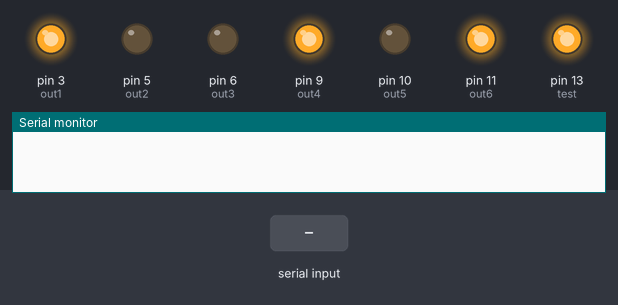
This sketch was run on a simulated Arduino Uno, built with avr-gcc and run on an emulated ATmega328P. On the bench: output pins drawn as LEDs (lit = HIGH), the last lines printed to the serial monitor. Dashed ring = blinking. The inputs (shaded band) are chosen by the test bench.

Above: at 1.2 s.
1.3 s: "B\n" received over Serial
At 1.82 s:
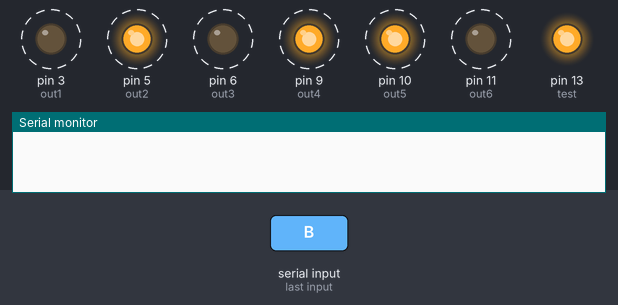
4.3 s: "2\n" received over Serial
At 4.48 s:
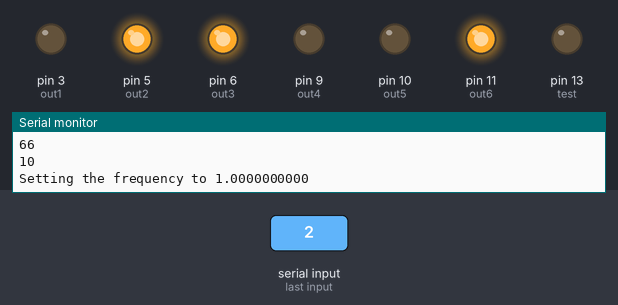
7.3 s: "1\n" received over Serial
At 8.98 s:
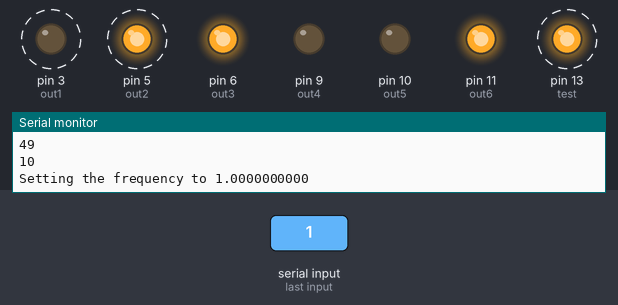
Timing chart, 0 to 16.3 s (numbered marks = the images above; inputs shaded):
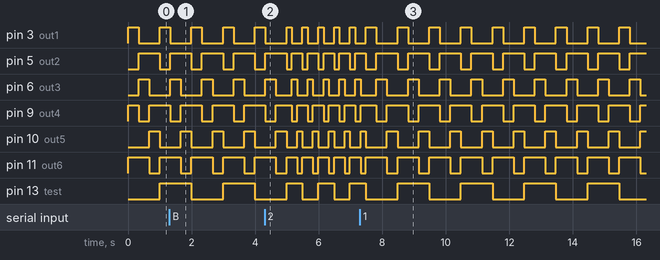

The sketch:

brushless_dc_esc.ino
```cpp
int out1 = 3;
int out2 = 5;
int out3 = 6;
int out4 = 9;
int out5 = 10;
int out6 = 11;

int test = 13;
int test_val = 0;

int duty = 255;

int read_val = 0;
float read_frequency; // Calculated from read_val
float decimal_position;

float frequency = 1; // Default value of 1Hz

void setup() {
  pinMode(out1, OUTPUT);
  pinMode(out2, OUTPUT);
  pinMode(out3, OUTPUT);
  pinMode(out4, OUTPUT);
  pinMode(out5, OUTPUT);
  pinMode(out6, OUTPUT);
  pinMode(test, OUTPUT);
  Serial.begin(9600);
}

void loop() {
  handleSerial();
  digitalWrite(test, test_val++ % 2);

  write(duty, 0, 0, duty, 0, duty);
  d();
  write(duty, 0, 0, duty, 0, duty);
  d();
  write(0, duty, duty, 0, 0, duty);
  d();
  write(0, duty, duty, 0, 0, duty);
  d();
  write(0, duty, 0, duty, duty, 0);
  d();
  write(0, duty, 0, duty, duty, 0);
  d();
}

void write(float a, float b, float c, float d, float e, float f) {
  analogWrite(out1, a);
  analogWrite(out2, b);
  analogWrite(out3, c);
  analogWrite(out4, d);
  analogWrite(out5, e);
  analogWrite(out6, f);
}

void d() {
  delay(1000.0 * 1.0 / (6.0 * frequency));
}

void handleSerial() {
  if (Serial.available() > 0) {
    while ((read_val = Serial.read()) > -1) {
      Serial.println(read_val);
      if (read_val == 46) { // Found a decimal point
        if (decimal_position == 1) {
          read_frequency = 0;
        }

        decimal_position = 0.1;
      } else if (read_val == 27 && Serial.read() == 91) { // Arrow
        read_val = Serial.read();
        if (read_val == 66 && frequency > 1) { // Down
          frequency--;
        } else if (read_val == 65) { // Up
          frequency++;
        }

        Serial.print("Setting the frequency to ");
        Serial.println(frequency, DEC);
      } else if (read_val == 13 || read_val == 10) { // Carriage Return
        if (read_frequency > 0) {
          frequency = read_frequency;
        }

        decimal_position = 1; // Reset numerical computation

        Serial.print("Setting the frequency to ");
        Serial.println(frequency, DEC);
      } else if (read_val > 47 && read_val < 58) { // Numerical
        read_val -= 48;

        if (decimal_position == 1) { // First numerical value read
          read_frequency = 0;
        }

        if (decimal_position > 0.1) {
          read_frequency *= 10;
          read_frequency += float(read_val);
          decimal_position *= 10;
        } else {
          read_frequency += float(read_val * decimal_position);
          decimal_position /= 10;
        }
      }
    }
  }
}
```

Measured:
- after the input at 7.3 s, pin 3 (out1): alternates HIGH for 0.33 s and LOW for 0.66 s, starting after 0.52 s; pin 5 (out2): alternates HIGH for 0.66 s and LOW for 0.33 s, starting after 0.52 s; pin 13 (test): alternates HIGH for 1.0 s and LOW for 1.0 s, starting after 1.2 s
- by itself, pin 3 (out1): repeats every 0.50 s: HIGH 0.17 s, LOW 0.33 s
- by itself, pin 5 (out2): repeats every 0.50 s: LOW 0.17 s, HIGH 0.33 s
- by itself, pin 6 (out3): repeats every 1.0 s: HIGH 0.33 s, LOW 0.66 s
- by itself, pin 9 (out4): repeats every 1.0 s: LOW 0.33 s, HIGH 0.66 s
- by itself, pin 10 (out5): repeats every 1.0 s: LOW 0.66 s, HIGH 0.33 s
- by itself, pin 11 (out6): repeats every 1.0 s: HIGH 0.66 s, LOW 0.33 s
- by itself, pin 13 (test): alternates HIGH for 0.50 s and LOW for 0.50 s
